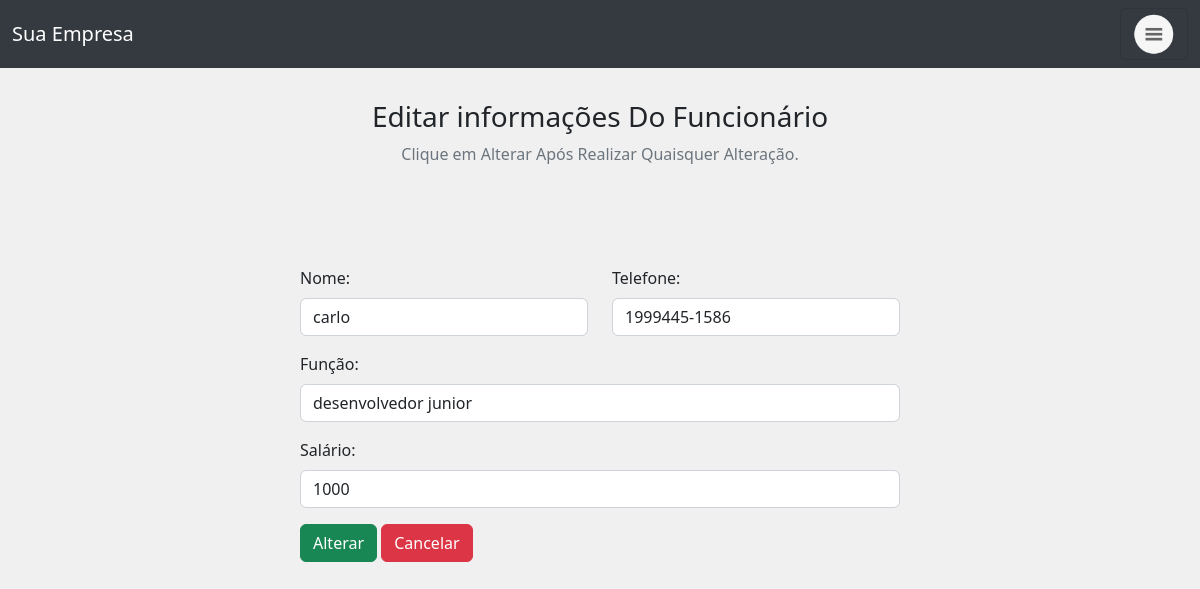
The page /view/editar_fun.php?id=5 on the database its author committed.
### tables this page shows
CREATE TABLE `crud` (
  `id` int(100) NOT NULL,
  `nome` varchar(100) NOT NULL,
  `telefone` varchar(100) NOT NULL,
  `funcao` varchar(100) NOT NULL,
  `salario` decimal(65,0) NOT NULL
);

### view/editar_fun.php (the view, shortened to what this page needs)
<!DOCTYPE html>
<html lang="pt">
<head>
  <link href="https://cdn.jsdelivr.net/npm/bootstrap@5.2.3/dist/css/bootstrap.min.css" rel="stylesheet">
  <link rel="stylesheet" href="https://cdnjs.cloudflare.com/ajax/libs/font-awesome/6.4.0/css/all.min.css" />
  <link rel="stylesheet" href="../styleInicio.css">
</head>
<body>
<nav class="navbar bg-body-tertiary fixed-top">
  <div class="container-fluid">
  <a class="navbar-brand navbar-brand-text" href="#">Sua Empresa</a>
    <button class="navbar-toggler" type="button" data-bs-toggle="offcanvas" data-bs-target="#offcanvasNavbar" aria-controls="offcanvasNavbar" aria-label="Toggle navigation">
    <img src="../img/menu.png"  style="max-widht:52px; max-height:42px;">
    </button>
  </div>
</nav>
  <div class="container">
    <div class="text-center mb-4">
      <h3>Editar informações Do Funcionário</h3>
      <p class="text-muted">Clique em Alterar Após Realizar Quaisquer Alteração.</p>
    </div>
    <?php
     include('../model/conexao.php');
     $id = $_GET["id"];
    $sql = "SELECT * FROM `crud` WHERE id = $id LIMIT 1";
    $result = mysqli_query($conexao, $sql);
    $row = mysqli_fetch_assoc($result);
    ?>
    <div class="container d-flex justify-content-center">
      <form action="../controller/controller_editar_fun.php" method="POST" style="width:50vw; min-width:300px;">
        <div class="row mb-3">
          <div class="col">
            <label class="form-label">Nome:</label>
            <input type="text" class="form-control" name="nome" value="<?php echo $row['nome'] ?>">
          </div>
          <div class="col">
            <label class="form-label">Telefone:</label>
            <input type="text" class="form-control" name="telefone" value="<?php echo $row['telefone'] ?>">
          </div>
        </div>
        <div class="mb-3">
          <label class="form-label">Função:</label>
          <input type="text" class="form-control" name="funcao" value="<?php echo $row['funcao'] ?>">
        </div>
        <div class="mb-3">
          <label class="form-label">Salário:</label>
          <input type="text" class="form-control" name="salario" value="<?php echo $row['salario'] ?>">
        </div>
        <div>
          <button type="submit" class="btn btn-success" name="submit">Alterar</button>
          <a href="../view/inicio.php" class="btn btn-danger">Cancelar</a>
        </div>
      </form>
    </div>
  </div>
</body>
</html>

### styleInicio.css (style rules this page uses)
body { font-family: 'Segoe UI', Tahoma, Geneva, Verdana, sans-serif; background-color: #f0f0f0; }
.navbar { background-color: #343a40; }
.container { margin-top: 100px; }
.navbar-brand-text { color: #fff; }
.navbar-toggler { color: #fff }

### rows shown on the page
crud: nome "carlo", telefone "1999445-1586", funcao "desenvolvedor junior", salario "1000"
